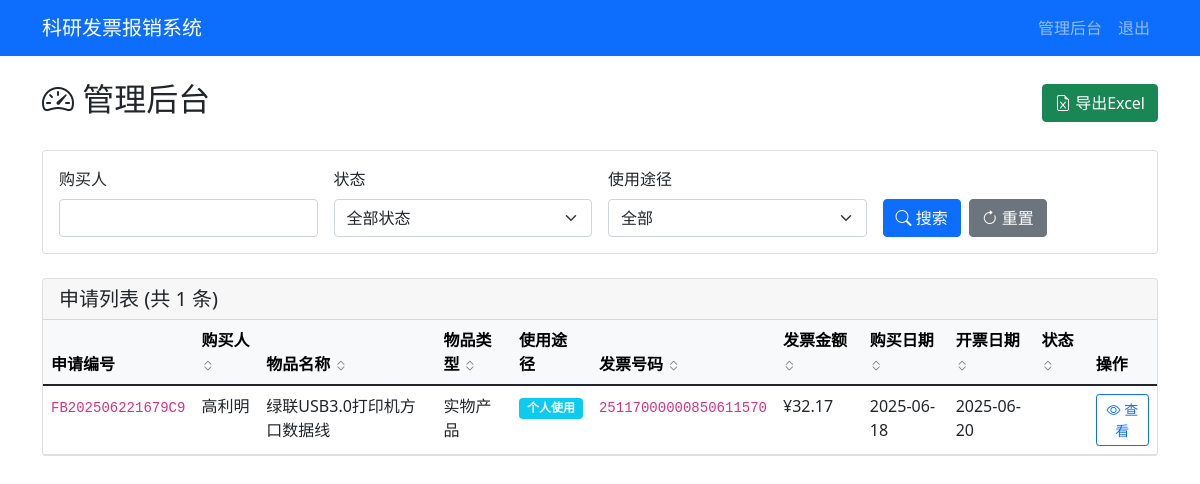
Page /admin/dashboard (signed in) on the earlier database version.
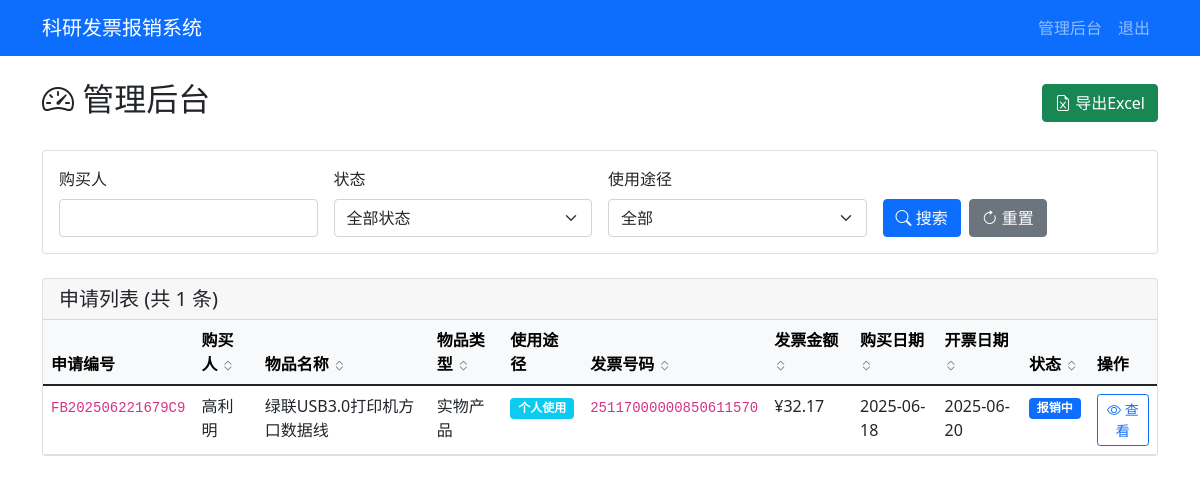
Same page on the later database version.
### tables this page shows
CREATE TABLE applications (
        id INTEGER PRIMARY KEY AUTOINCREMENT,
        app_number TEXT UNIQUE NOT NULL,
        purchaser TEXT NOT NULL,
        purchase_details TEXT,
        item_name TEXT NOT NULL,
        product_link TEXT,
        usage_type TEXT NOT NULL,
        item_type TEXT NOT NULL,
        quantity INTEGER NOT NULL,
        purchase_time DATE NOT NULL,
        invoice_number TEXT NOT NULL,
        invoice_amount REAL NOT NULL,
        invoice_date DATE NOT NULL,
        status TEXT DEFAULT '待审批',
        approval_comment TEXT,
        created_at TIMESTAMP DEFAULT CURRENT_TIMESTAMP,
        updated_at TIMESTAMP DEFAULT CURRENT_TIMESTAMP
    );

### app.py (the view)
        def wrapper(*args, **kwargs):
            start_time = datetime.now()
            client_ip = request.environ.get('HTTP_X_FORWARDED_FOR', request.environ.get('REMOTE_ADDR'))
            user_agent = request.headers.get('User-Agent', '')
            log_data = {
                'operation': operation_type,
                'method': request.method,
                'url': request.url,
                'client_ip': client_ip,
                'user_agent': user_agent,
                'start_time': start_time.isoformat(),
                'user': session.get('admin_username', 'anonymous')
            }
            if request.method == 'POST':
                form_data = dict(request.form)
                if 'password' in form_data:
                    form_data['password'] = '***'
                log_data['form_data'] = form_data
            if request.args:
                log_data['query_params'] = dict(request.args)
            try:
                result = f(*args, **kwargs)
                end_time = datetime.now()
                log_data.update({
                    'status': 'success',
                    'end_time': end_time.isoformat(),
                    'duration_ms': (end_time - start_time).total_seconds() * 1000,
                    'response_type': type(result).__name__
                })
                operation_logger.info(f"操作成功: {json.dumps(log_data, ensure_ascii=False)}")
                return result
            except Exception as e:
                end_time = datetime.now()
                log_data.update({
                    'status': 'error',
                    'error': str(e),
                    'end_time': end_time.isoformat(),
                    'duration_ms': (end_time - start_time).total_seconds() * 1000
                })
                operation_logger.error(f"操作失败: {json.dumps(log_data, ensure_ascii=False)}")
                app.logger.error(f"操作异常: {operation_type} - {str(e)}", exc_info=True)
                raise

### templates/admin_dashboard.html (shortened to what this page needs)
{% extends "base.html" %}
{% block content %}
<div class="d-flex justify-content-between align-items-center mb-4">
    <h2><i class="bi bi-speedometer2"></i> 管理后台</h2>
    <div>
        <a href="{{ url_for('export_excel') }}" class="btn btn-success">
            <i class="bi bi-file-earmark-excel"></i> 导出Excel
        </a>
    </div>
</div>
<div class="card mb-4">
    <div class="card-body">
        <form method="get" class="row g-3">
            <div class="col-md-3">
                <label for="purchaser" class="form-label">购买人</label>
                <input type="text" class="form-control" id="purchaser" name="purchaser"
                    value="{{ request.args.get('purchaser', '') }}">
            </div>
            <div class="col-md-3">
                <label for="status" class="form-label">状态</label>
                <select class="form-select" id="status" name="status">
                    <option value="">全部状态</option>
                </select>
            </div>
            <div class="col-md-3">
                <label for="usage" class="form-label">使用途径</label>
                <select class="form-select" id="usage" name="usage">
                    <option value="">全部</option>
                </select>
            </div>
            <div class="col-md-3 d-flex align-items-end">
                <button type="submit" class="btn btn-primary me-2">
                    <i class="bi bi-search"></i> 搜索
                </button>
                <a href="{{ url_for('admin_dashboard') }}" class="btn btn-secondary">
                    <i class="bi bi-arrow-clockwise"></i> 重置
                </a>
            </div>
        </form>
    </div>
</div>
<div class="card">
    <div class="card-header">
        <h5 class="mb-0">申请列表 (共 {{ applications|length }} 条)</h5>
    </div>
    <div class="table-responsive">
        <table class="table table-hover mb-0">
            <thead class="table-light">
                <tr>
                    <th>申请编号</th>
                    <th class="sortable" data-sort="purchaser">
                        购买人
                        <i class="bi bi-chevron-expand sort-icon"></i>
                    </th>
                    <th class="sortable" data-sort="item_name">
                        物品名称
                        <i class="bi bi-chevron-expand sort-icon"></i>
                    </th>
                    <th class="sortable" data-sort="item_type">
                        物品类型
                        <i class="bi bi-chevron-expand sort-icon"></i>
                    </th>
                    <th>使用途径</th>
                    <th class="sortable" data-sort="invoice_number">
                        发票号码
                        <i class="bi bi-chevron-expand sort-icon"></i>
                    </th>
                    <th class="sortable" data-sort="invoice_amount">
                        发票金额
                        <i class="bi bi-chevron-expand sort-icon"></i>
                    </th>
                    <th class="sortable" data-sort="purchase_time">
                        购买日期
                        <i class="bi bi-chevron-expand sort-icon"></i>
                    </th>
                    <th class="sortable" data-sort="invoice_date">
                        开票日期
                        <i class="bi bi-chevron-expand sort-icon"></i>
                    </th>
                    <th class="sortable" data-sort="status">
                        状态
                        <i class="bi bi-chevron-expand sort-icon"></i>
                    </th>
                    <th>操作</th>
                </tr>
            </thead>
            <tbody>
                {% for app in applications %}
                <tr>
                    <td><code>{{ app[1] }}</code></td>
                    <td>{{ app[2] }}</td>
                    <td>{{ app[4] }}</td>
                    <td>{{ app[7] }}</td>
                    <td>
                        <span class="badge bg-{% if app[6] == '个人使用' %}info{% else %}success{% endif %}">
                            {{ app[6] }}
                        </span>
                    </td>
                    <td><code>{{ app[10] }}</code></td>
                    <td>¥{{ "%.2f"|format(app[11]) }}</td>
                    <td>{{ app[9] }}</td>
                    <td>{{ app[12] }}</td>
                    <td>
                        {% if app[13] == '待审批' %}
                        <span class="badge bg-warning">{{ app[13] }}</span>
                        {% elif app[13] == '报销中' %}
                        <span class="badge bg-primary">{{ app[13] }}</span>
                        {% elif app[13] == '已报销' %}
                        <span class="badge bg-success">{{ app[13] }}</span>
                        {% elif app[13] == '驳回' %}
                        <span class="badge bg-danger">{{ app[13] }}</span>
                        {% endif %}
                    </td>
                    <td>
                        <a href="{{ url_for('admin_application_detail', app_number=app[1]) }}"
                            class="btn btn-sm btn-outline-primary">
                            <i class="bi bi-eye"></i> 查看
                        </a>
                    </td>
                </tr>
                {% else %}
                <tr>
                    <td colspan="11" class="text-center text-muted py-4">暂无申请记录</td>
                </tr>
                {% endfor %}
            </tbody>
        </table>
    </div>
</div>
{% endblock %}

### templates/base.html (shortened to what this page needs)
<!DOCTYPE html>
<html lang="zh-CN">
<head>
    <link href="https://cdn.jsdelivr.net/npm/bootstrap@5.1.3/dist/css/bootstrap.min.css" rel="stylesheet">
    <link href="https://cdn.jsdelivr.net/npm/bootstrap-icons@1.7.2/font/bootstrap-icons.css" rel="stylesheet">
</head>
<body>
    <nav class="navbar navbar-expand-lg navbar-dark bg-primary">
        <div class="container">
            <a class="navbar-brand" href="{{ url_for('index') }}">科研发票报销系统</a>
            <div class="navbar-nav ms-auto">
                {% if session.admin_logged_in %}
                <a class="nav-link" href="{{ url_for('admin_dashboard') }}">管理后台</a>
                <a class="nav-link" href="{{ url_for('admin_logout') }}">退出</a>
                {% else %}
                <a class="nav-link" href="{{ url_for('admin_login') }}">管理员登录</a>
                {% endif %}
            </div>
        </div>
    </nav>
    <div class="container mt-4">
        {% block content %}{% endblock %}
    </div>
</body>
</html>

### templates/admin_dashboard.html (style rules this page uses)
.sortable { cursor: pointer; user-select: none; }
.sort-icon { font-size: 0.8rem; opacity: 0.5; }

Differences in the rows shown:
changed applications "高利明": status (not shown) → "报销中"
